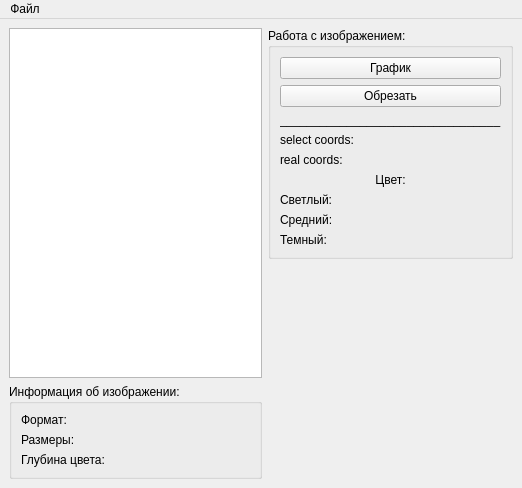
<?xml version="1.0" encoding="UTF-8"?>
<ui version="4.0">
 <class>MainWindow</class>
 <widget class="QMainWindow" name="MainWindow">
  <property name="geometry">
   <rect>
    <x>0</x>
    <y>0</y>
    <width>522</width>
    <height>488</height>
   </rect>
  </property>
  <property name="windowTitle">
   <string>Изображение</string>
  </property>
  <widget class="QWidget" name="centralwidget">
   <layout class="QGridLayout" name="gridLayout">
    <item row="0" column="0">
     <widget class="QGraphicsView" name="graphicsView"/>
    </item>
    <item row="0" column="1" rowspan="2" alignment="Qt::AlignTop">
     <widget class="QGroupBox" name="groupBox">
      <property name="title">
       <string>Работа с изображением:</string>
      </property>
      <layout class="QVBoxLayout" name="verticalLayout_2">
       <item>
        <widget class="QPushButton" name="pushButton">
         <property name="text">
          <string>График</string>
         </property>
        </widget>
       </item>
       <item>
        <widget class="QPushButton" name="pushButton_2">
         <property name="text">
          <string>Обрезать</string>
         </property>
        </widget>
       </item>
       <item>
        <widget class="QLabel" name="label_9">
         <property name="text">
          <string>_________________________________</string>
         </property>
        </widget>
       </item>
       <item>
        <widget class="QLabel" name="label_7">
         <property name="baseSize">
          <size>
           <width>0</width>
           <height>0</height>
          </size>
         </property>
         <property name="text">
          <string>select coords:</string>
         </property>
        </widget>
       </item>
       <item>
        <widget class="QLabel" name="label_8">
         <property name="text">
          <string>real coords:</string>
         </property>
        </widget>
       </item>
       <item>
        <widget class="QLabel" name="label_10">
         <property name="text">
          <string>Цвет:</string>
         </property>
         <property name="alignment">
          <set>Qt::AlignCenter</set>
         </property>
        </widget>
       </item>
       <item>
        <widget class="QLabel" name="label_4">
         <property name="text">
          <string>Светлый:</string>
         </property>
        </widget>
       </item>
       <item>
        <widget class="QLabel" name="label_5">
         <property name="text">
          <string>Средний:</string>
         </property>
        </widget>
       </item>
       <item>
        <widget class="QLabel" name="label_6">
         <property name="text">
          <string>Темный:</string>
         </property>
        </widget>
       </item>
      </layout>
     </widget>
    </item>
    <item row="1" column="0">
     <widget class="QGroupBox" name="groupBox_2">
      <property name="title">
       <string>Информация об изображении:</string>
      </property>
      <layout class="QVBoxLayout" name="verticalLayout">
       <item>
        <widget class="QLabel" name="label">
         <property name="text">
          <string>Формат:</string>
         </property>
        </widget>
       </item>
       <item>
        <widget class="QLabel" name="label_2">
         <property name="text">
          <string>Размеры:</string>
         </property>
        </widget>
       </item>
       <item>
        <widget class="QLabel" name="label_3">
         <property name="text">
          <string>Глубина цвета:</string>
         </property>
        </widget>
       </item>
      </layout>
     </widget>
    </item>
   </layout>
  </widget>
  <widget class="QMenuBar" name="menubar">
   <property name="geometry">
    <rect>
     <x>0</x>
     <y>0</y>
     <width>522</width>
     <height>21</height>
    </rect>
   </property>
   <widget class="QMenu" name="menu">
    <property name="title">
     <string>Файл</string>
    </property>
    <addaction name="action"/>
   </widget>
   <addaction name="menu"/>
  </widget>
  <action name="action">
   <property name="text">
    <string>Открыть</string>
   </property>
  </action>
 </widget>
 <resources/>
 <connections/>
</ui>
